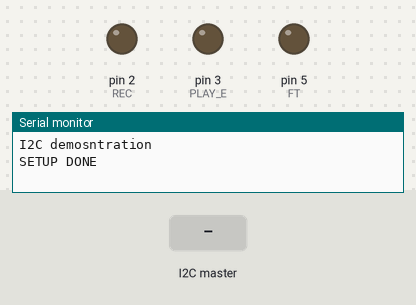
The sketch below on a simulated Arduino Uno, built with avr-gcc and run on an emulated ATmega328P. Parts: output pins drawn as LEDs (lit = HIGH), the last lines printed to the serial monitor. The inputs (shaded band) are chosen by the test bench.

Above: at 1.2 s.
1.3 s: the I2C master sends the byte 1
At 2.4 s:
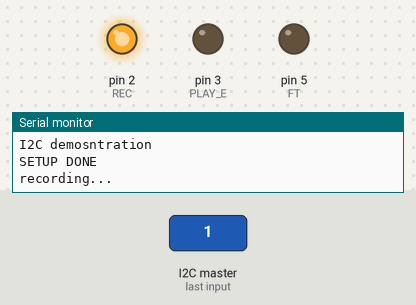
Timing chart, 0 to 12.8 s (numbered marks = the images above; inputs shaded):
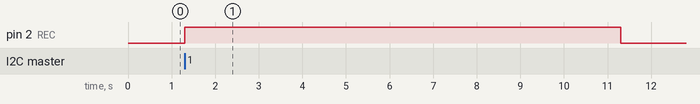

Measured:
- after the input at 1.3 s, pin 2 (REC): LOW → HIGH at once, → LOW 10.0 s later

The sketch:

i2c_slave.ino
```cpp
#include <Wire.h>

// slave address
#define SLAVE_ADDR 9
#define ANSWERSIZE 5
String ans = "hello";

// isd1820 module
#define REC 2 //for recording
#define PLAY_E 3 // for playback-edge trigger
#define FT 5 // for feed through
#define playTime 5000 // playback time 5 seconds
#define recordTime 10000 // recording time 10 seconds, how to increase?
#define playLTime 900 // press and release playbacktime 0.9 seconds

// global trigger
int recStatus = LOW;
int replayStatus = LOW;
int mode = -1; //-1 for idle, 0 for play, 1 for record

void setup() {
  // setup serial monitor
  Serial.begin(9600);

  // sd1820 setup
  pinMode(REC,OUTPUT);// set the REC pin as output
  pinMode(PLAY_E,OUTPUT);// set the PLAY_e pin as output
  pinMode(FT,OUTPUT);// set the FT pin as output

  Serial.println("I2C demosntration");
  // know that we want to run in slave mode
  Wire.begin(SLAVE_ADDR);


  // function to run when data is received from master
  Wire.onReceive(receiveEvent);

  Serial.println("SETUP DONE");
}

void loop() {
  // put your main code here, to run repeatedly:
//  Serial.println("recording...");
//  digitalWrite(REC, HIGH);
//  delay(recordTime);
//  digitalWrite(REC, LOW);
//  Serial.println("replaying...");
//  digitalWrite(PLAY_E, HIGH);
//  delay(50);
//  digitalWrite(PLAY_E, LOW);
//  delay(playTime);
//
//  delay(500);

  // play recording
  if (mode == 0) {
    Serial.println("replaying...");
    digitalWrite(PLAY_E, HIGH);
    delay(50);
    digitalWrite(PLAY_E, LOW);
    delay(playTime);
    mode = -1; // end mode
  }
  // record voice
  else if (mode == 1) {
    Serial.println("recording...");
    digitalWrite(REC, HIGH);
    delay(recordTime);
    digitalWrite(REC, LOW);
    mode = -1; //end mode
  }
  else {
    return;
  }
  Serial.print("mode: ");
  Serial.println(mode);
  delay(1);
}

void receiveEvent(int action) {
  mode = Wire.read(); // 0 for play, 1 for recording
}
```
